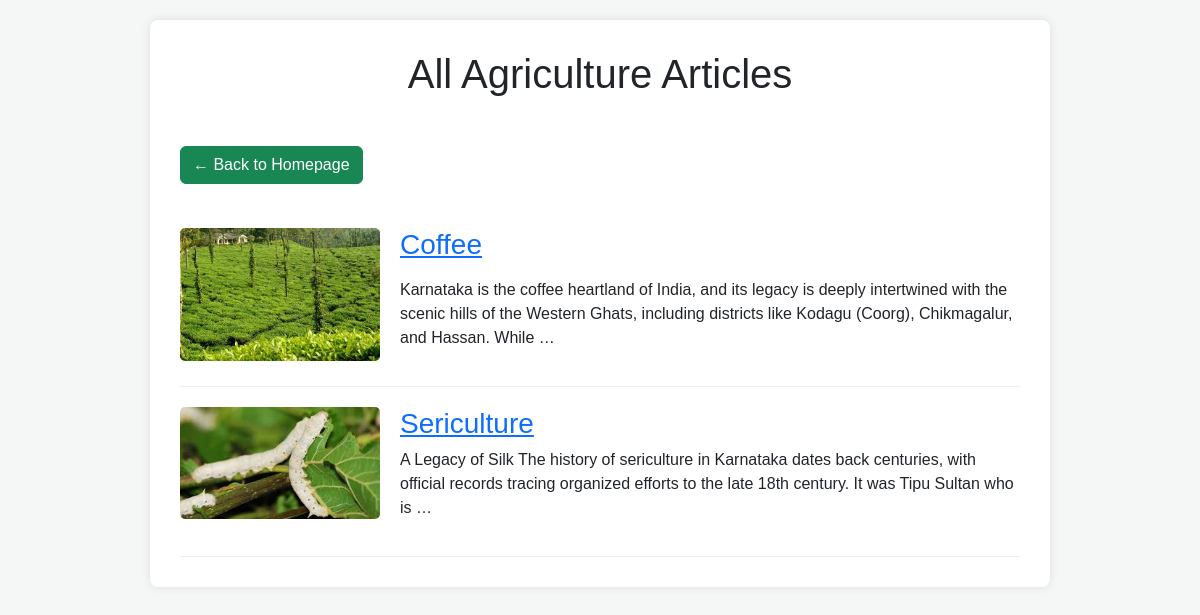
The app's page /articles/ with its own data.
### crop/models.py (models this page shows, shortened)
class Article(models.Model):
    title = models.CharField(max_length=200)
    content = RichTextUploadingField()
    image = models.ImageField(upload_to='article_images/', null=True, blank=True)
    posted_at = models.DateTimeField(auto_now_add=True)

### crop/views.py (the view)
# urls.py: path('articles/', views.article_list, name='article_list'),
def article_list(request):
    articles = Article.objects.order_by('-posted_at')
    return render(request, 'crop/article_list.html', {'articles': articles})

### crop/templates/crop/article_list.html (shortened to what this page needs)
<!DOCTYPE html>
<html lang="en">
<head>
    <link href="https://cdn.jsdelivr.net/npm/bootstrap@5.3.2/dist/css/bootstrap.min.css" rel="stylesheet">
</head>
<body>
    <div class="container">
        <h1 class="text-center mb-5">All Agriculture Articles</h1>
        <a href="{% url 'index' %}" class="btn btn-success mb-4">← Back to Homepage</a>
        {% for article in articles %}
            <div class="article-item">
                {% if article.image %}
                    <img src="{{ article.image.url }}" width="200" alt="{{ article.title }}">
                {% endif %}
                <div>
                    <h3><a href="{% url 'article_detail' article.pk %}">{{ article.title }}</a></h3>
                    <p>{{ article.content|truncatewords:30|safe }}</p>
                </div>
            </div>
        {% endfor %}
    </div>
</body>
</html>

### crop/templates/crop/article_list.html (style rules this page uses)
body { font-family: sans-serif; padding: 20px; background-color: #f4f7f6; }
.container { max-width: 900px; margin: auto; background-color: #fff; padding: 30px; border-radius: 8px; box-shadow: 0 0 10px rgba(0,0,0,0.1); }
.article-item { border-bottom: 1px solid #eee; padding: 20px 0; display: flex; align-items: flex-start; }
.article-item img { margin-right: 20px; border-radius: 5px; }

### records on screen
Article: image (picture), title "Coffee", content "Karnataka is the coffee heartland of India, and its legacy is deeply intertwined with the scenic hills of the Western Ghats, including districts like Kodagu (Coorg), Chikmagalur, and Hassan. While …"
Article: image (picture), title "Sericulture", content "A Legacy of Silk The history of sericulture in Karnataka dates back centuries, with official records tracing organized efforts to the late 18th century. It was Tipu Sultan who is …"
